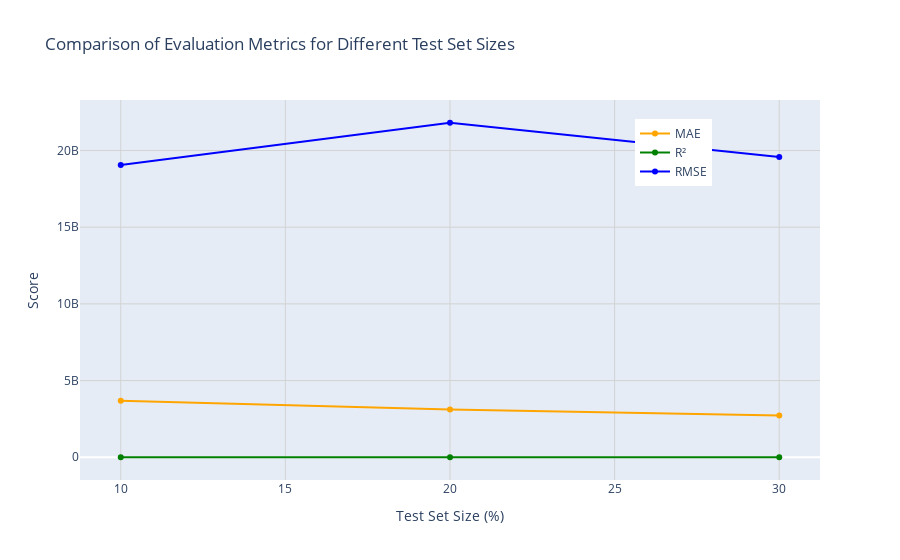

Source (notebook cell):
### Code cell
import plotly.graph_objects as go

# Replace these values with your actual scores
mae_scores = [3691550124.42, 3113427428.63, 2724523709.50]
r2_scores = [0.95, 0.93, 0.95]
rmse_scores = [19061995786.15, 21811867903.45, 19579433507.72]
test_set_sizes = [10, 20, 30]

# Create traces for each metric
trace_mae = go.Scatter(x=test_set_sizes, y=mae_scores, mode='lines+markers', name='MAE', line=dict(color='orange'))
trace_r2 = go.Scatter(x=test_set_sizes, y=r2_scores, mode='lines+markers', name='R²', line=dict(color='green'))
trace_rmse = go.Scatter(x=test_set_sizes, y=rmse_scores, mode='lines+markers', name='RMSE', line=dict(color='blue'))

# Create layout for the plot
layout = go.Layout(
    title='Comparison of Evaluation Metrics for Different Test Set Sizes',
    xaxis=dict(title='Test Set Size (%)', gridcolor='lightgray'),
    yaxis=dict(title='Score', gridcolor='lightgray'),
    legend=dict(x=0.75, y=0.95),
)

# Create figure and add traces
fig = go.Figure(data=[trace_mae, trace_r2, trace_rmse], layout=layout)

# Show the interactive graph
fig.show()

### Figure 1 — Plotly figure (JSON) as saved in the notebook; plotly's stock layout.template omitted (floating-point values rounded to 4 significant figures)
{"data": [{"line": {"color": "orange"}, "mode": "lines+markers", "name": "MAE", "type": "scatter", "x": [10, 20, 30], "y": [3692000000.0, 3113000000.0, 2725000000.0]}, {"line": {"color": "green"}, "mode": "lines+markers", "name": "R²", "type": "scatter", "x": [10, 20, 30], "y": [0.95, 0.93, 0.95]}, {"line": {"color": "blue"}, "mode": "lines+markers", "name": "RMSE", "type": "scatter", "x": [10, 20, 30], "y": [19060000000.0, 21810000000.0, 19580000000.0]}], "layout": {"legend": {"x": 0.75, "y": 0.95}, "title": {"text": "Comparison of Evaluation Metrics for Different Test Set Sizes"}, "xaxis": {"gridcolor": "lightgray", "title": {"text": "Test Set Size (%)"}}, "yaxis": {"gridcolor": "lightgray", "title": {"text": "Score"}}}}
